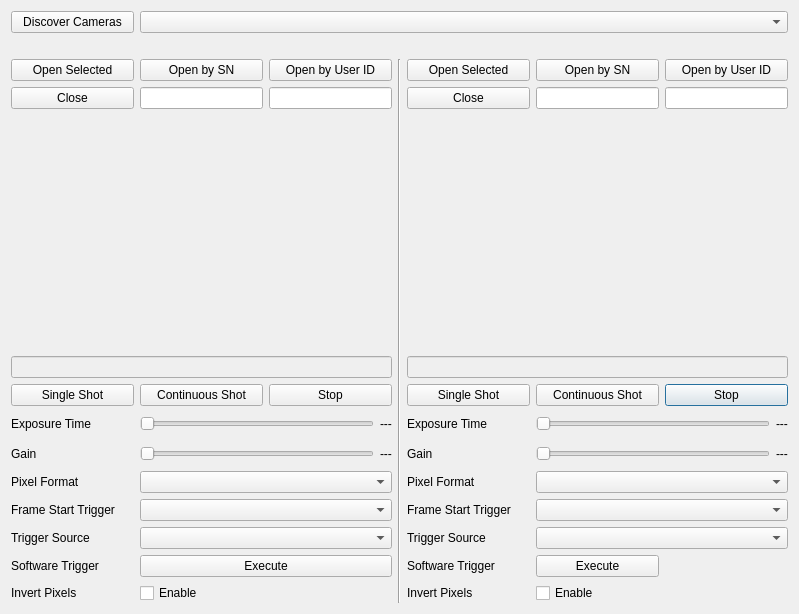
<?xml version="1.0" encoding="UTF-8"?>
<ui version="4.0">
 <class>MainDialog</class>
 <widget class="QDialog" name="MainDialog">
  <property name="geometry">
   <rect>
    <x>0</x>
    <y>0</y>
    <width>799</width>
    <height>614</height>
   </rect>
  </property>
  <property name="windowTitle">
   <string>Pylon GUI MultiCam Sample</string>
  </property>
  <layout class="QGridLayout" name="gridLayout" rowstretch="1,1,1,1,10,1,1,1,1,1,1,1,1,1" columnstretch="1,1,1,0,1,1,1">
   <item row="4" column="4" colspan="3">
    <widget class="QWidget" name="image_2" native="true"/>
   </item>
   <item row="3" column="6">
    <widget class="QLineEdit" name="editUserID_2">
     <property name="toolTip">
      <string>Check for a device user ID in the camera list and enter it here. You may need to specify a device user ID in the pylon Viewer first.</string>
     </property>
    </widget>
   </item>
   <item row="7" column="0">
    <widget class="QLabel" name="label">
     <property name="text">
      <string>Exposure Time</string>
     </property>
    </widget>
   </item>
   <item row="0" column="1" colspan="6">
    <widget class="QComboBox" name="cameraList"/>
   </item>
   <item row="11" column="1" colspan="2">
    <widget class="QComboBox" name="triggerSource_1"/>
   </item>
   <item row="3" column="1">
    <widget class="QLineEdit" name="editSN_1">
     <property name="toolTip">
      <string>Check for a camera serial number in the camera list and enter it here.</string>
     </property>
    </widget>
   </item>
   <item row="9" column="0">
    <widget class="QLabel" name="pixelFormatLabel_1">
     <property name="text">
      <string>Pixel Format</string>
     </property>
    </widget>
   </item>
   <item row="1" column="0">
    <spacer name="verticalSpacer">
     <property name="orientation">
      <enum>Qt::Vertical</enum>
     </property>
     <property name="sizeType">
      <enum>QSizePolicy::Fixed</enum>
     </property>
     <property name="sizeHint" stdset="0">
      <size>
       <width>20</width>
       <height>20</height>
      </size>
     </property>
    </spacer>
   </item>
   <item row="6" column="6">
    <widget class="QPushButton" name="stop_2">
     <property name="text">
      <string>Stop</string>
     </property>
    </widget>
   </item>
   <item row="8" column="0">
    <widget class="QLabel" name="label_2">
     <property name="text">
      <string>Gain</string>
     </property>
    </widget>
   </item>
   <item row="8" column="1" colspan="2">
    <layout class="QHBoxLayout" name="horizontalLayout_2">
     <item>
      <widget class="QSlider" name="gain_1">
       <property name="orientation">
        <enum>Qt::Horizontal</enum>
       </property>
      </widget>
     </item>
     <item>
      <widget class="QLabel" name="gainLabel_1">
       <property name="text">
        <string>---</string>
       </property>
      </widget>
     </item>
    </layout>
   </item>
   <item row="3" column="2">
    <widget class="QLineEdit" name="editUserID_1">
     <property name="toolTip">
      <string>Check for a device user ID in the camera list and enter it here. You may need to specify a device user ID in the pylon Viewer first.</string>
     </property>
    </widget>
   </item>
   <item row="3" column="4">
    <widget class="QPushButton" name="close_2">
     <property name="text">
      <string>Close</string>
     </property>
    </widget>
   </item>
   <item row="3" column="5">
    <widget class="QLineEdit" name="editSN_2">
     <property name="toolTip">
      <string>Check for a camera serial number in the camera list and enter it here.</string>
     </property>
    </widget>
   </item>
   <item row="4" column="0" colspan="3">
    <widget class="QWidget" name="image_1" native="true"/>
   </item>
   <item row="2" column="4">
    <widget class="QPushButton" name="openSelected_2">
     <property name="text">
      <string>Open Selected</string>
     </property>
    </widget>
   </item>
   <item row="10" column="0">
    <widget class="QLabel" name="triggerModeLabel_1">
     <property name="text">
      <string>Frame Start Trigger</string>
     </property>
    </widget>
   </item>
   <item row="6" column="0">
    <widget class="QPushButton" name="singleShot_1">
     <property name="text">
      <string>Single Shot</string>
     </property>
    </widget>
   </item>
   <item row="10" column="1" colspan="2">
    <widget class="QComboBox" name="triggerMode_1"/>
   </item>
   <item row="2" column="5">
    <widget class="QPushButton" name="openBySN_2">
     <property name="text">
      <string>Open by SN</string>
     </property>
    </widget>
   </item>
   <item row="12" column="0">
    <widget class="QLabel" name="softwareTriggerLabel_1">
     <property name="text">
      <string>Software Trigger</string>
     </property>
    </widget>
   </item>
   <item row="2" column="6">
    <widget class="QPushButton" name="openByUserID_2">
     <property name="text">
      <string>Open by User ID</string>
     </property>
    </widget>
   </item>
   <item row="5" column="4" colspan="3">
    <widget class="QLineEdit" name="statusbar_2">
     <property name="enabled">
      <bool>false</bool>
     </property>
     <property name="readOnly">
      <bool>true</bool>
     </property>
    </widget>
   </item>
   <item row="2" column="0">
    <widget class="QPushButton" name="openSelected_1">
     <property name="text">
      <string>Open Selected</string>
     </property>
    </widget>
   </item>
   <item row="6" column="1">
    <widget class="QPushButton" name="continuous_1">
     <property name="text">
      <string>Continuous Shot</string>
     </property>
    </widget>
   </item>
   <item row="6" column="2">
    <widget class="QPushButton" name="stop_1">
     <property name="text">
      <string>Stop</string>
     </property>
    </widget>
   </item>
   <item row="9" column="1" colspan="2">
    <widget class="QComboBox" name="pixelFormat_1"/>
   </item>
   <item row="7" column="4">
    <widget class="QLabel" name="label_3">
     <property name="text">
      <string>Exposure Time</string>
     </property>
    </widget>
   </item>
   <item row="0" column="0">
    <widget class="QPushButton" name="scanButton">
     <property name="text">
      <string>Discover Cameras</string>
     </property>
    </widget>
   </item>
   <item row="5" column="0" colspan="3">
    <widget class="QLineEdit" name="statusbar_1">
     <property name="enabled">
      <bool>false</bool>
     </property>
     <property name="readOnly">
      <bool>true</bool>
     </property>
    </widget>
   </item>
   <item row="7" column="5" colspan="2">
    <layout class="QHBoxLayout" name="horizontalLayout_3">
     <item>
      <widget class="QSlider" name="exposure_2">
       <property name="orientation">
        <enum>Qt::Horizontal</enum>
       </property>
      </widget>
     </item>
     <item>
      <widget class="QLabel" name="exposureLabel_2">
       <property name="text">
        <string>---</string>
       </property>
      </widget>
     </item>
    </layout>
   </item>
   <item row="13" column="1" colspan="2">
    <widget class="QCheckBox" name="invertPixel_1">
     <property name="text">
      <string>Enable</string>
     </property>
    </widget>
   </item>
   <item row="6" column="4">
    <widget class="QPushButton" name="singleShot_2">
     <property name="text">
      <string>Single Shot</string>
     </property>
    </widget>
   </item>
   <item row="12" column="1" colspan="2">
    <widget class="QPushButton" name="softwareTrigger_1">
     <property name="text">
      <string>Execute</string>
     </property>
    </widget>
   </item>
   <item row="2" column="1">
    <widget class="QPushButton" name="openBySN_1">
     <property name="text">
      <string>Open by SN</string>
     </property>
    </widget>
   </item>
   <item row="7" column="1" colspan="2">
    <layout class="QHBoxLayout" name="horizontalLayout">
     <item>
      <widget class="QSlider" name="exposure_1">
       <property name="orientation">
        <enum>Qt::Horizontal</enum>
       </property>
      </widget>
     </item>
     <item>
      <widget class="QLabel" name="exposureLabel_1">
       <property name="text">
        <string>---</string>
       </property>
      </widget>
     </item>
    </layout>
   </item>
   <item row="2" column="2">
    <widget class="QPushButton" name="openByUserID_1">
     <property name="text">
      <string>Open by User ID</string>
     </property>
    </widget>
   </item>
   <item row="3" column="0">
    <widget class="QPushButton" name="close_1">
     <property name="text">
      <string>Close</string>
     </property>
    </widget>
   </item>
   <item row="13" column="0">
    <widget class="QLabel" name="invertPixelLabel_1">
     <property name="text">
      <string>Invert Pixels</string>
     </property>
    </widget>
   </item>
   <item row="11" column="0">
    <widget class="QLabel" name="triggerSourceLabel_1">
     <property name="text">
      <string>Trigger Source</string>
     </property>
    </widget>
   </item>
   <item row="6" column="5">
    <widget class="QPushButton" name="continuous_2">
     <property name="text">
      <string>Continuous Shot</string>
     </property>
    </widget>
   </item>
   <item row="8" column="5" colspan="2">
    <layout class="QHBoxLayout" name="horizontalLayout_4">
     <item>
      <widget class="QSlider" name="gain_2">
       <property name="orientation">
        <enum>Qt::Horizontal</enum>
       </property>
      </widget>
     </item>
     <item>
      <widget class="QLabel" name="gainLabel_2">
       <property name="text">
        <string>---</string>
       </property>
      </widget>
     </item>
    </layout>
   </item>
   <item row="9" column="4">
    <widget class="QLabel" name="pixelFormatLabel_2">
     <property name="text">
      <string>Pixel Format</string>
     </property>
    </widget>
   </item>
   <item row="10" column="4">
    <widget class="QLabel" name="triggerModeLabel_2">
     <property name="text">
      <string>Frame Start Trigger</string>
     </property>
    </widget>
   </item>
   <item row="9" column="5" colspan="2">
    <widget class="QComboBox" name="pixelFormat_2"/>
   </item>
   <item row="10" column="5" colspan="2">
    <widget class="QComboBox" name="triggerMode_2"/>
   </item>
   <item row="11" column="5" colspan="2">
    <widget class="QComboBox" name="triggerSource_2"/>
   </item>
   <item row="11" column="4">
    <widget class="QLabel" name="triggerSourceLabel_2">
     <property name="text">
      <string>Trigger Source</string>
     </property>
    </widget>
   </item>
   <item row="12" column="5">
    <widget class="QPushButton" name="softwareTrigger_2">
     <property name="text">
      <string>Execute</string>
     </property>
    </widget>
   </item>
   <item row="12" column="4">
    <widget class="QLabel" name="softwareTriggerLabel_2">
     <property name="text">
      <string>Software Trigger</string>
     </property>
    </widget>
   </item>
   <item row="13" column="4">
    <widget class="QLabel" name="invertPixelLabel_2">
     <property name="text">
      <string>Invert Pixels</string>
     </property>
    </widget>
   </item>
   <item row="13" column="5">
    <widget class="QCheckBox" name="invertPixel_2">
     <property name="text">
      <string>Enable</string>
     </property>
    </widget>
   </item>
   <item row="2" column="3" rowspan="12">
    <widget class="Line" name="line">
     <property name="orientation">
      <enum>Qt::Vertical</enum>
     </property>
    </widget>
   </item>
   <item row="8" column="4">
    <widget class="QLabel" name="label_4">
     <property name="text">
      <string>Gain</string>
     </property>
    </widget>
   </item>
  </layout>
 </widget>
 <resources/>
 <connections/>
</ui>
